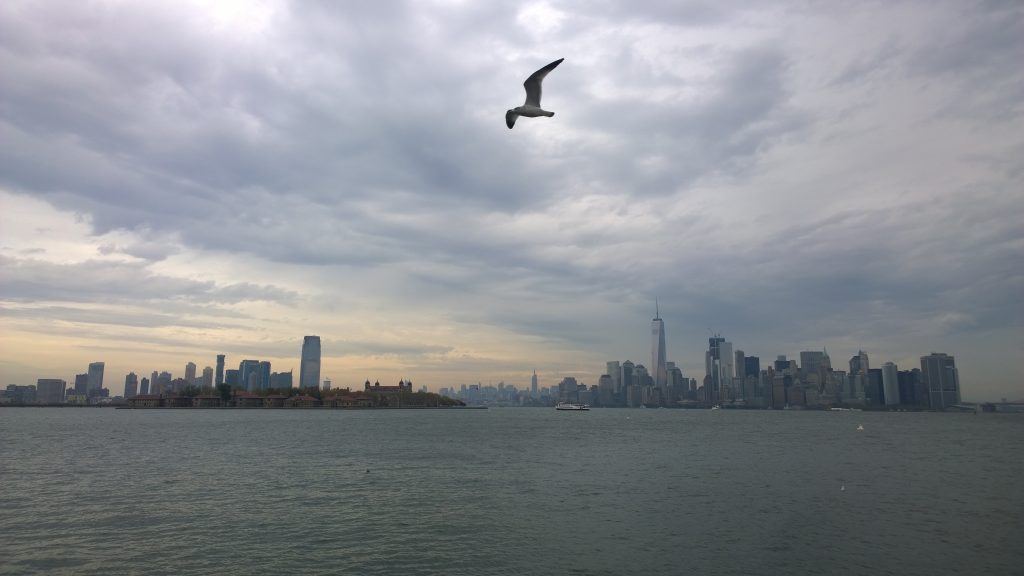
#> input picture StyleTransfer/images/WP_20160810_019.jpg, 3072 x 1728 px, given as the content of the folder /data/s2847485/PhD/jpg2, which was not available (shown at 1/3 size)
$ python image_processer.py
#> lines starting #> are read from the running program, lines starting #| are printed output that depends on the picture; pictures that were not available may be replaced by others from this repository, and a replacement may not be noted
import numpy as np
import glob

import cv2

IMAGES_PATH = "/data/s2847485/PhD/jpg2/"
RESCALED_PATH = "/data/s2847485/PhD/images/"

def load_images():
	filelist = glob.glob(IMAGES_PATH+"*.jpg")
	filelist = sorted(filelist)

	return filelist

def main():
	images = load_images()
	processed_images = list()

	for image in images:

		img = cv2.imread(image)
#> img is the input picture: shape (1728, 3072, 3); mean B, G, R 147, 142.3, 138.9
		resized_img = cv2.resize(img, (256,256))
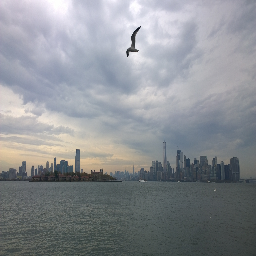
#> resized_img: shape (256, 256, 3); mean B, G, R 146.9, 142.2, 138.8
		gray_scaled = cv2.cvtColor(resized_img, cv2.COLOR_BGR2GRAY)
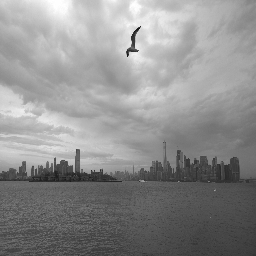
#> gray_scaled: shape (256, 256); min 21, max 255, mean 141.7
		processed_images.append(gray_scaled)

	np.save("/data/s2847485/PhD/images/images.npy", processed_images)

if __name__== "__main__":
	main()
